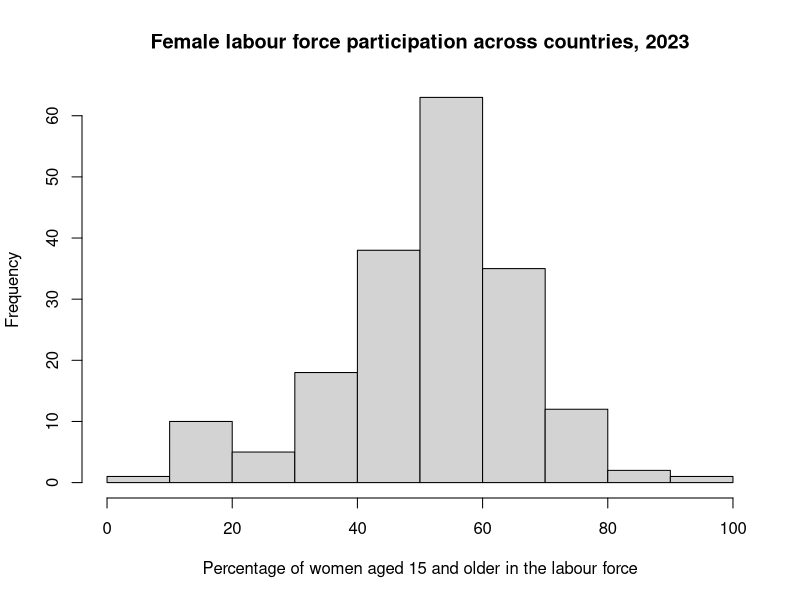

R code for this plot:
## ---- chunk 1
# read.csv() opens a file that stores a table of data, such as a spreadsheet
# saved as a plain text file. It comes built into R, so no extra package
# is needed for this step.
#
# The path "data/gii_2023_teaching.csv" is a relative path: it describes
# where the file is relative to this project folder, rather than giving
# its full location on your computer. Because the data folder travels
# with this project, the same line of code works on any computer, for
# anyone who opens the project the same way you did.
gii <- read.csv("data/gii_2023_teaching.csv")
## ---- chunk 2
# nrow() counts the number of rows in a table.
# Each row in this file represents one country or territory.
nrow(gii)
## ---- chunk 3
# head() shows the first few rows of a table, so we can see its shape
# without printing all 195 rows at once.
#
# gii[ , c("country", "lfpr_f_2023", "lfpr_m_2023")] keeps only three
# columns: the country name, and the labour force participation rates
# for women and men in 2023. The comma inside the square brackets means
# "keep every row"; the part after the comma chooses which columns.
head(gii[ , c("country", "lfpr_f_2023", "lfpr_m_2023")])
## ---- chunk 4
# hist() draws a histogram: a chart that groups values into bins and
# shows how many countries fall into each bin. This also comes built
# into R, with no extra package needed.
#
# main sets the chart title; xlab labels the horizontal axis.
hist(
  gii$lfpr_f_2023,
  main = "Female labour force participation across countries, 2023",
  xlab = "Percentage of women aged 15 and older in the labour force"
)
